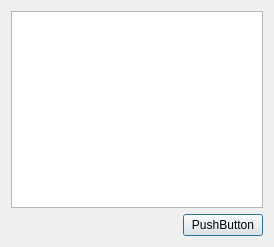
<?xml version="1.0" encoding="UTF-8"?>
<ui version="4.0">
 <class>Dialog</class>
 <widget class="QDialog" name="Dialog">
  <property name="geometry">
   <rect>
    <x>0</x>
    <y>0</y>
    <width>274</width>
    <height>247</height>
   </rect>
  </property>
  <property name="windowTitle">
   <string>Dialog</string>
  </property>
  <layout class="QGridLayout" name="gridLayout">
   <item row="0" column="0" colspan="2">
    <widget class="QTreeView" name="treeView"/>
   </item>
   <item row="1" column="0">
    <spacer name="horizontalSpacer">
     <property name="orientation">
      <enum>Qt::Horizontal</enum>
     </property>
     <property name="sizeHint" stdset="0">
      <size>
       <width>152</width>
       <height>20</height>
      </size>
     </property>
    </spacer>
   </item>
   <item row="1" column="1">
    <widget class="QPushButton" name="pushButton">
     <property name="text">
      <string>PushButton</string>
     </property>
    </widget>
   </item>
  </layout>
 </widget>
 <resources/>
 <connections/>
</ui>
